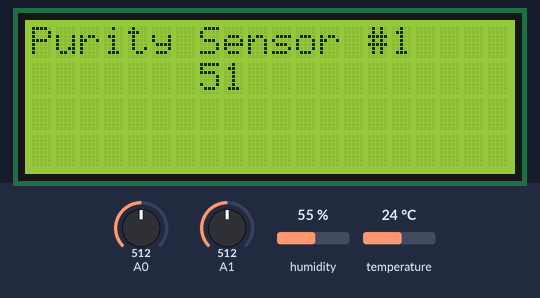
Recording of a sketch running on a simulated Arduino Uno, built with avr-gcc and run on an emulated ATmega328P. Parts: 20×4 character LCD. Inputs (shaded band) come from the test bench; at power-on: humidity 55 %, A0 = 512, A1 = 512, temperature 24 °C. What the sketch prints to the serial monitor is not drawn.

Above: at 1.2 s.
1.3 s: humidity set to 22 %
10.8 s: A0 set to 716
17.7 s: A1 set to 306
At 21.2 s:
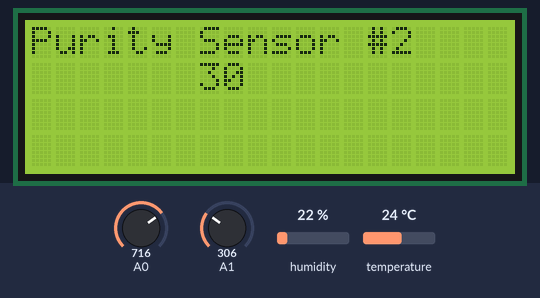
24.6 s: temperature set to 12 °C
At 29.1 s:
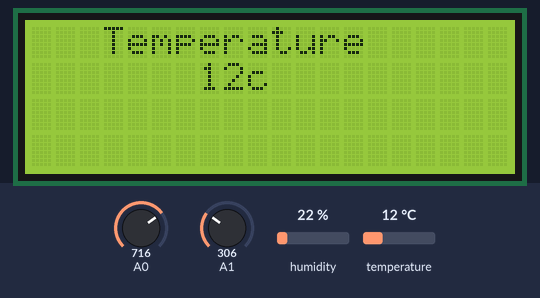
31.5 s: A0 set to 992
At 38.1 s:
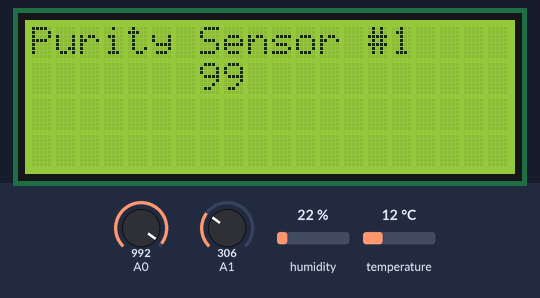
38.7 s: A1 set to 716
At 46.1 s:
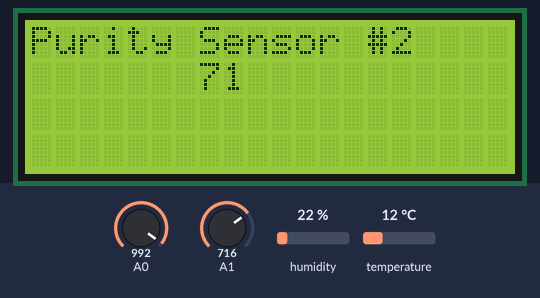
Timing chart, 0 to 47.4 s (numbered marks = the images above; inputs shaded):
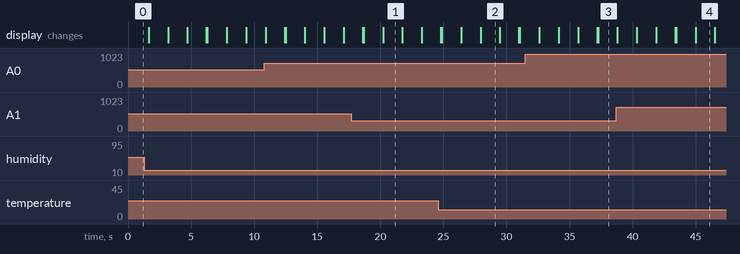

The sketch:

kitchen.ino
```cpp
/* Callibration links:
 *  MQ135: https://hackaday.io/project/3475-sniffing-trinket/log/12363-mq135-arduino-library
 *  MICCS5524: https://cdn-learn.adafruit.com/downloads/pdf/adafruit-mics5524-gas-sensor-breakout.pdf
 */

// LIBRARIES
#include <DHT.h>;
#include <Wire.h>;
#include <LiquidCrystal_I2C.h>;

// DEFINITIONS and
#define DHTPIN 2     // what pin we're connected to
#define DHTTYPE DHT22   // DHT 22  (AM2302)

// DECLERATIONS
DHT dht(DHTPIN, DHTTYPE); //// Initialize DHT sensor for normal 16mhz Arduino
LiquidCrystal_I2C lcd(0x27, 2, 1, 0, 4, 5, 6, 7, 3, POSITIVE);

int multiGasReading;
int alcoholGasReading;
int check;
int humidity;
int temperature;


void setup() {
  // INITIALIZATIONS
  Serial.begin(9600);
  dht.begin();
  lcd.begin(20,4);
  lcd.setBacklight(50); // from 0 to 255
}

void loop() {
  // READINGS
  multiGasReading = analogRead(A0);
  alcoholGasReading = analogRead(A1);
  humidity = dht.readHumidity();
  temperature = dht.readTemperature();

  // LCD-ING
  lcd.setCursor(0, 0);
  lcd.println("Purity Sensor #1");
  lcd.setCursor(7, 1);
  lcd.println(multiGasReading);
  lcd.setCursor(9,1);
  lcd.println("         ");
  delay(1500);
  lcd.clear();

  lcd.setCursor(0, 0);
  lcd.println("Purity Sensor #2");
  lcd.setCursor(7, 1);
  lcd.print(alcoholGasReading);
  lcd.setCursor(9,1);
  lcd.println("         ");
  delay(1500);
  lcd.clear();

  lcd.setCursor(0, 0);
  lcd.println("   Temperature    ");
  lcd.setCursor(7, 1);
  lcd.println(temperature);
  lcd.setCursor(9,1);
  lcd.println("c        ");
  delay(1500);
  lcd.clear();

  lcd.setCursor(0, 0);
  lcd.println("    Humidity     ");
  lcd.setCursor(7, 1);
  lcd.println(humidity);
  lcd.setCursor(9,1);
  lcd.println("%         ");
  delay(1500);
  lcd.clear();

  // PRINTING
  // Serial.println("Multi Gas Reading: %s \n Alcohol Gas Reading: %s", multiGasReading, alcoholGasReading);
  Serial.println("Multi Gas Reading:");
  Serial.println(multiGasReading);
  Serial.println("Alcohol Gas Reading:");
  Serial.println(alcoholGasReading);
  Serial.println("Temperature Reading:");
  Serial.println(temperature);
  Serial.println("Humidity Reading");
  Serial.println(humidity);
  Serial.println("\n");
}
```

Measured:
- what the display in image 1 shows lasts 1.6 s, from 20.2 s to 21.8 s
